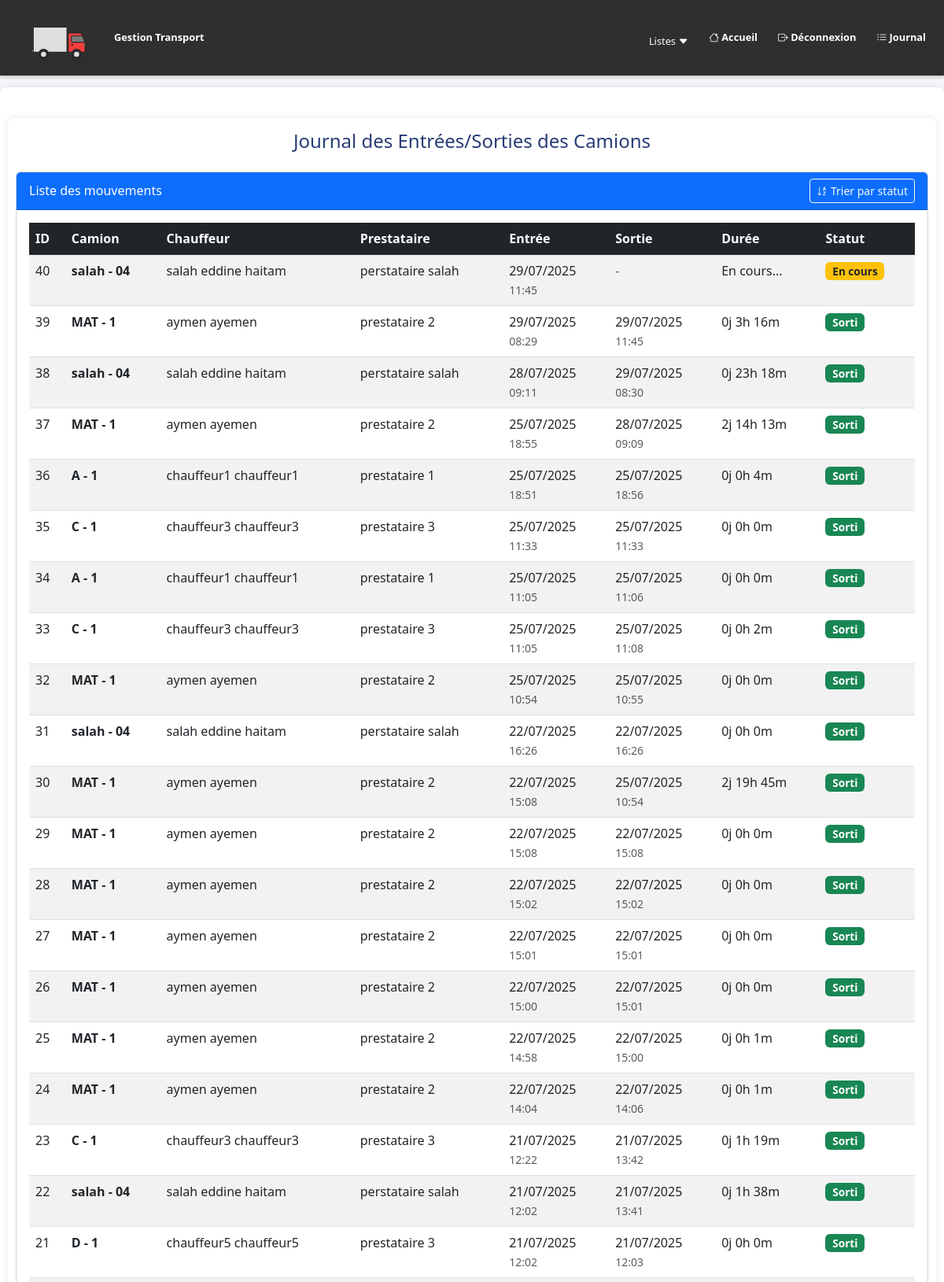
Screenshot of /entrees-sorties/ (upper part) with the database file from the repository.
### app/models.py (models this page shows, shortened)
class camion(models.Model):
    id_camion = models.AutoField(primary_key=True)
    id_chauffeur = models.ForeignKey('chauffeur', on_delete=models.CASCADE)
    id_prestataire = models.ForeignKey('prestataire', on_delete=models.SET_NULL, null=True, blank=True)
    matricule_camion = models.CharField(max_length=20, unique=True)
    capacite = models.DecimalField(max_digits=10, decimal_places=2)

class prestataire(models.Model):
    id_prestataire = models.AutoField(primary_key=True)
    nom_prestataire = models.CharField(max_length=100)
    adresse_prestataire = models.CharField(max_length=255)
    frais_prestataire = models.DecimalField(max_digits=10, decimal_places=2)
    telephone_prestataire = models.CharField(max_length=15, unique=True)
    qr_code = models.ImageField(upload_to='qr_codes/', blank=True, null=True)

class EntreeSortie(models.Model):
    id_entreeSortie = models.AutoField(primary_key=True)
    affectation = models.ForeignKey('Affectation', on_delete=models.CASCADE)
    date_entree = models.DateField()
    date_sortie = models.DateField(blank=True, null=True)
    heure_entree = models.TimeField()
    heure_sortie = models.TimeField(blank=True, null=True)

### app/views.py (the view)
# urls.py: path('entrees-sorties/', views.afficher_entree_sortie, name='afficher_entree_sortie'),
def afficher_entree_sortie(request):
    sort = request.GET.get('sort')
    entrees_sorties = EntreeSortie.objects.select_related(
        'affectation__chauffeur',
        'affectation__camion',
        'affectation__prestataire'
    ).order_by('-date_entree', '-heure_entree')
    donnees = []
    for es in entrees_sorties:
        duree = None
        if es.date_sortie and es.heure_sortie:
            debut = datetime.combine(es.date_entree, es.heure_entree)
            fin = datetime.combine(es.date_sortie, es.heure_sortie)
            duree = fin - debut
            jours = duree.days
            heures, reste = divmod(duree.seconds, 3600)
            minutes, secondes = divmod(reste, 60)
            duree = f"{jours}j {heures}h {minutes}m"
        donnees.append({
            'id': es.id_entreeSortie,
            'camion': es.affectation.camion.matricule_camion if es.affectation.camion else 'N/A',
            'chauffeur': f"{es.affectation.chauffeur.nom_chauffeur} {es.affectation.chauffeur.prenom_chauffeur}",
            'prestataire': es.affectation.prestataire.nom_prestataire if es.affectation.prestataire else 'N/A',
            'date_entree': es.date_entree,
            'heure_entree': es.heure_entree,
            'date_sortie': es.date_sortie,
            'heure_sortie': es.heure_sortie,
            'duree': duree or 'En cours...',
            'statut': 'Sorti' if es.date_sortie and es.heure_sortie else 'En cours'
        })
    if sort == 'statut':
        donnees = sorted(donnees, key=lambda x: (0 if x['statut'] == 'En cours' else 1, -x['date_entree'].toordinal(), -x['heure_entree'].hour, -x['heure_entree'].minute))
    return render(request, 'afficher-entree_sortie.html', {'entrees_sorties': donnees, 'sort': sort})

### app/templates/afficher-entree_sortie.html (shortened to what this page needs)
{% extends 'base.html' %}
{% load static %}
{% block content %}
<div class="container mt-4">
    <h2 class="mb-4">Journal des Entrées/Sorties des Camions</h2>
    <div class="card">
        <div class="card-header bg-primary text-white">
    <div class="d-flex justify-content-between align-items-center">
        <span>Liste des mouvements</span>
        <div class="d-flex gap-2">
            <a href="?sort=statut" class="btn btn-outline-light btn-sm {% if sort == 'statut' %}active fw-bold border border-2 border-warning text-warning{% endif %}">
                <i class="bi bi-sort-alpha-down"></i> Trier par statut
            </a>
        </div>
    </div>
</div>
        <div class="card-body">
            <div class="table-responsive">
                <table class="table table-striped table-hover">
                    <thead class="table-dark">
                        <tr>
                            <th>ID</th>
                            <th>Camion</th>
                            <th>Chauffeur</th>
                            <th>Prestataire</th>
                            <th>Entrée</th>
                            <th>Sortie</th>
                            <th>Durée</th>
                            <th>Statut</th>
                        </tr>
                    </thead>
                    <tbody>
                        {% for mouvement in entrees_sorties %}
                        <tr>
                            <td>{{ mouvement.id }}</td>
                            <td>
                                <strong>{{ mouvement.camion }}</strong>
                            </td>
                            <td>{{ mouvement.chauffeur }}</td>
                            <td>{{ mouvement.prestataire }}</td>
                            <td>
                                <div>{{ mouvement.date_entree|date:"d/m/Y" }}</div>
                                <small class="text-muted">{{ mouvement.heure_entree|time:"H:i" }}</small>
                            </td>
                            <td>
                                {% if mouvement.date_sortie %}
                                    <div>{{ mouvement.date_sortie|date:"d/m/Y" }}</div>
                                    <small class="text-muted">{{ mouvement.heure_sortie|time:"H:i" }}</small>
                                {% else %}
                                    <span class="text-muted">-</span>
                                {% endif %}
                            </td>
                            <td>{{ mouvement.duree }}</td>
                            <td>
                                {% if mouvement.statut == 'En cours' %}
                                    <span class="badge bg-warning text-dark">{{ mouvement.statut }}</span>
                                {% else %}
                                    <span class="badge bg-success">{{ mouvement.statut }}</span>
                                {% endif %}
                            </td>
                        </tr>
                        {% empty %}
                        <tr>
                            <td colspan="8" class="text-center">Aucun mouvement enregistré pour le moment.</td>
                        </tr>
                        {% endfor %}
                    </tbody>
                </table>
            </div>
        </div>
    </div>
</div>
{% endblock %}

### app/templates/base.html (style rules this page uses)
body { font-family: 'Segoe UI', Tahoma, Geneva, Verdana, sans-serif; background-color: #f5f6fa; color: #2f3640; margin: 0; padding: 0; padding-bottom: 20px; overflow-x: hidden; }
h2 { color: #273c75; text-align: center; font-size: 1.5rem; }
.container { max-width: 100%; margin: auto; padding: 15px 10px; background-color: white; margin-top: 15px; border-radius: 8px; box-shadow: 0 0 10px rgba(0,0,0,0.1); }

### app/templates/afficher-entree_sortie.html (style rules this page uses)
.table th { white-space: nowrap; }
.badge { font-size: 0.85em; padding: 0.35em 0.65em; }

### rows the page displays
camion: camion "salah - 04" "salah - 04" "salah - 04" "salah - 04"
prestataire: prestataire "perstataire salah" "perstataire salah" "perstataire salah" "perstataire salah"
EntreeSortie: date_entree "29/07/2025", heure_entree "11:45"
camion: camion "MAT - 1" "MAT - 1" "MAT - 1" "MAT - 1" "MAT - 1" "MAT - 1" "MAT - 1" "MAT - 1" "MAT - 1" "MAT - 1"
prestataire: prestataire "prestataire 2" "prestataire 2" "prestataire 2" "prestataire 2" "prestataire 2" "prestataire 2" "prestataire 2" "prestataire 2" "prestataire 2" "prestataire 2"
EntreeSortie: date_entree "29/07/2025", heure_entree "08:29", date_sortie "29/07/2025", heure_sortie "11:45"
EntreeSortie: date_entree "28/07/2025", heure_entree "09:11", date_sortie "29/07/2025", heure_sortie "08:30"
EntreeSortie: date_entree "25/07/2025", heure_entree "18:55", date_sortie "28/07/2025", heure_sortie "09:09"
camion: camion "A - 1" "A - 1"
prestataire: prestataire "prestataire 1" "prestataire 1"
EntreeSortie: date_entree "25/07/2025", heure_entree "18:51", date_sortie "25/07/2025", heure_sortie "18:56"
camion: camion "C - 1" "C - 1" "C - 1"
prestataire: prestataire "prestataire 3" "prestataire 3" "prestataire 3" "prestataire 3"
EntreeSortie: date_entree "25/07/2025", heure_entree "11:33", date_sortie "25/07/2025", heure_sortie "11:33"
EntreeSortie: date_entree "25/07/2025", heure_entree "11:05", date_sortie "25/07/2025", heure_sortie "11:06"
EntreeSortie: date_entree "25/07/2025", heure_entree "11:05", date_sortie "25/07/2025", heure_sortie "11:08"
EntreeSortie: date_entree "25/07/2025", heure_entree "10:54", date_sortie "25/07/2025", heure_sortie "10:55"
EntreeSortie: date_entree "22/07/2025", heure_entree "16:26", date_sortie "22/07/2025", heure_sortie "16:26"
EntreeSortie: date_entree "22/07/2025", heure_entree "15:08", date_sortie "25/07/2025", heure_sortie "10:54"
EntreeSortie: date_entree "22/07/2025", heure_entree "15:08", date_sortie "22/07/2025", heure_sortie "15:08"
EntreeSortie: date_entree "22/07/2025", heure_entree "15:02", date_sortie "22/07/2025", heure_sortie "15:02"
EntreeSortie: date_entree "22/07/2025", heure_entree "15:01", date_sortie "22/07/2025", heure_sortie "15:01"
EntreeSortie: date_entree "22/07/2025", heure_entree "15:00", date_sortie "22/07/2025", heure_sortie "15:01"
EntreeSortie: date_entree "22/07/2025", heure_entree "14:58", date_sortie "22/07/2025", heure_sortie "15:00"
EntreeSortie: date_entree "22/07/2025", heure_entree "14:04", date_sortie "22/07/2025", heure_sortie "14:06"
EntreeSortie: date_entree "21/07/2025", heure_entree "12:22", date_sortie "21/07/2025", heure_sortie "13:42"
EntreeSortie: date_entree "21/07/2025", heure_entree "12:02", date_sortie "21/07/2025", heure_sortie "13:41"
camion: camion "D - 1"
EntreeSortie: date_entree "21/07/2025", heure_entree "12:02", date_sortie "21/07/2025", heure_sortie "12:03"

### other values shown
{{ mouvement.id }} "40" "39" "38" "37" "36" "35" "34" "33" "32" "31" "30" "29" "28" "27" "26" "25" "24" "23" "22" "21"
{{ mouvement.chauffeur }} "salah eddine haitam" "aymen ayemen" "salah eddine haitam" "aymen ayemen" "chauffeur1 chauffeur1" "chauffeur3 chauffeur3" "chauffeur1 chauffeur1" "chauffeur3 chauffeur3" "aymen ayemen" "salah eddine haitam" "aymen ayemen" "aymen ayemen" "aymen ayemen" "aymen ayemen" "aymen ayemen" "aymen ayemen" "aymen ayemen" "chauffeur3 chauffeur3" "salah eddine haitam" "chauffeur5 chauffeur5"
{{ mouvement.duree }} "En cours..." "0j 3h 16m" "0j 23h 18m" "2j 14h 13m" "0j 0h 4m" "0j 0h 0m" "0j 0h 0m" "0j 0h 2m" "0j 0h 0m" "0j 0h 0m" "2j 19h 45m" "0j 0h 0m" "0j 0h 0m" "0j 0h 0m" "0j 0h 0m" "0j 0h 1m" "0j 0h 1m" "0j 1h 19m" "0j 1h 38m" "0j 0h 0m"
{{ mouvement.statut }} "En cours"
{{ mouvement.statut }} "Sorti" "Sorti" "Sorti" "Sorti" "Sorti" "Sorti" "Sorti" "Sorti" "Sorti" "Sorti" "Sorti" "Sorti" "Sorti" "Sorti" "Sorti" "Sorti" "Sorti" "Sorti" "Sorti"
